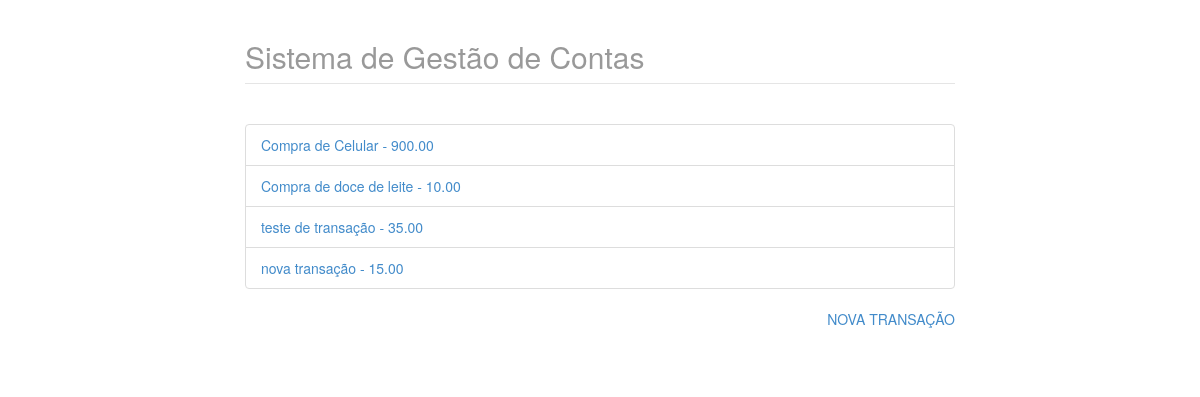
The app's page /, older data.
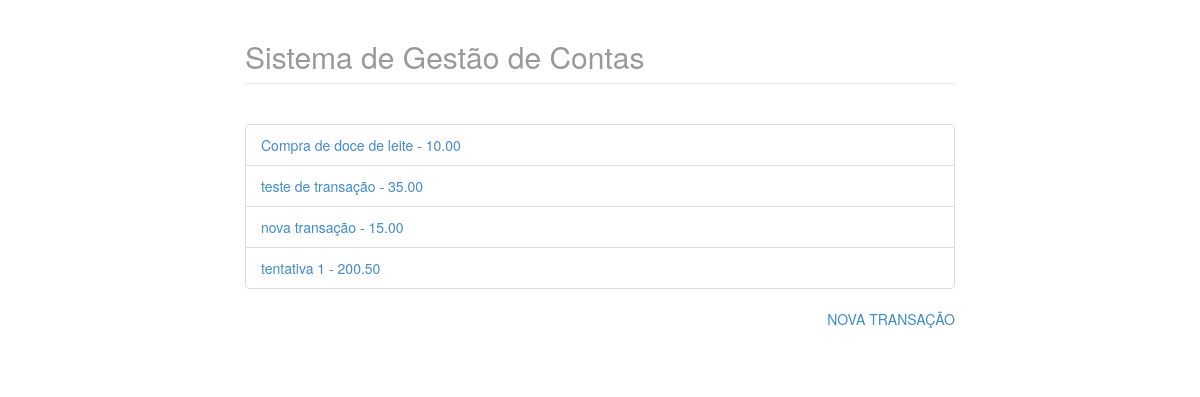
The same page, newer data.
### contas/models.py (models this page shows, shortened)
class Transacaoes(models.Model):
    data = models.DateTimeField()
    descricao = models.CharField(max_length=250)
    valor = models.DecimalField(max_digits=7, decimal_places=2)
    categoria = models.ForeignKey(Categoria, on_delete=models.CASCADE)
    observacoes = models.TextField(null=True, blank=True)
    class Meta:
        verbose_name_plural = 'Transacoes'

### contas/views.py (the view)
# urls.py: path('', listagem, name='url_listagem'),
def listagem(request):
    data = {}
    data['transacoes'] = Transacaoes.objects.all()
    return render(request, 'listagem.html', data)

### contas/templates/listagem.html
{% extends "base.html" %}
{% load staticfiles %}
{% block body %}
<div class="row">
    <div class="col-lg-12">
    <ul class="list-group">
      {% for cont in transacoes %}
        <li class="list-group-item">
          <a href="{% url 'url_update' cont.id %}">
            {{ cont.descricao }} - {{ cont.valor }}
          </a>
        </li>
      {% endfor %}
    </ul>
    <p>
      <a href="{% url 'url_nova' %}" class="pull-right">NOVA TRANSAÇÃO</a>
    </p>
  </div>
</div>
{% endblock %}

### contas/templates/base.html (shortened to what this page needs)
{% load staticfiles %}
<!DOCTYPE html>
<html lang="pt-br">
<head>
    <link rel="stylesheet" href="{% static "styles/bootstrap.css" %}">
    <link rel="stylesheet" href="{% static "styles/main.css" %}">
</head>
<body>
    <div class="container">
        <div class="header">
            <h2 class="text-muted">Sistema de Gestão de Contas</h2>
        </div>
        <div class="row content">
            {% block body %}
            {% endblock %}
        </div>
    </div>
</body>
</html>

### contas/static/styles/main.css (style rules this page uses)
body { padding-top: 20px; padding-bottom: 20px; }
.header, .content, .footer { padding-left: 15px; padding-right: 15px; }
.header { border-bottom: 1px solid #e5e5e5; }
@media (min-width: 768px) { .container { max-width: 730px; } }
.content { margin: 40px 0; }
@media screen and (min-width: 768px) { .header, .content, .footer { padding-left: 0; padding-right: 0; } }
@media screen and (min-width: 768px) { .header { margin-bottom: 30px; } }

Row changes from the older to the newer data that the page shows:
removed Transacaoes: descricao "Compra de Celular", valor "900.00"
added Transacaoes: descricao "tentativa 1", valor "200.50"
